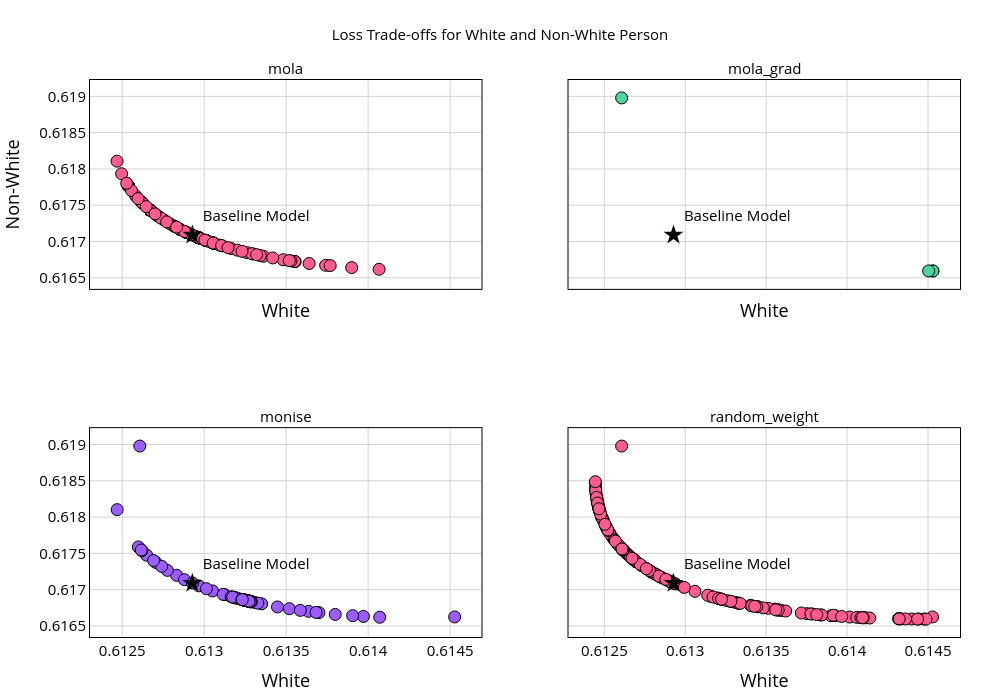

The notebook cell saved with this chart:
### Markdown cell above
### Color test

### Code cell
pareto_dict = {
        method: res["objectives"]
        for method, res in results.items()
        if "objectives" in res
    }

hypervolumes_dict = {
        method: res["hypervolume"]
        for method, res in results.items()
        if "hypervolume" in res
    }

colors_pareto = ['#FF5C8D', '#FF5C8D', '#FF5C8D']
colors_hv = ['#FF5C8D', '#FF5C8D', '#4BD6A0', '#9D5CFF']
axes_label = ["White", "Non-White"]

plot_pareto(methods=pareto_dict,
            labels=axes_label, 
            title=title,
            point=equal.objs,
            # color="#FF5C8D",
            fontsize=23,
            figsize=(10,7),
            save_path='images/2_objs_methods.pdf'
            )

plot_pareto_plotly(methods=pareto_dict,
            labels=axes_label, 
            title=title,
            point=equal.objs,
            # color="#FF5C8D",
            fontsize=15,
            figsize=(10,7),
            save_path='images/2_objs_methods_plotly.pdf'
            )
plot_multiple_hypervolumes(methods_hv=hypervolumes_dict)

### Figure 1 — Plotly figure (JSON) as saved in the notebook; plotly's stock layout.template omitted (floating-point values rounded to 4 significant figures; data arrays with more than 128 entries replaced by an {"elided": "..."} marker saying what was removed)
{"data": [{"marker": {"color": "#FF5C8D", "line": {"color": "black", "width": 1}, "size": 12}, "mode": "markers", "type": "scatter", "x": {"elided": "142 float values"}, "xaxis": "x", "y": {"elided": "142 float values"}, "yaxis": "y"}, {"marker": {"color": "black", "size": 15, "symbol": "star"}, "mode": "markers+text", "name": "Baseline Model", "text": ["Baseline Model"], "textposition": "top right", "type": "scatter", "x": [0.6129], "xaxis": "x", "y": [0.6171], "yaxis": "y"}, {"marker": {"color": "#4BD6A0", "line": {"color": "black", "width": 1}, "size": 12}, "mode": "markers", "type": "scatter", "x": [0.6145, 0.6145, 0.6145, 0.6126], "xaxis": "x2", "y": [0.6166, 0.6166, 0.6166, 0.619], "yaxis": "y2"}, {"marker": {"color": "black", "size": 15, "symbol": "star"}, "mode": "markers+text", "name": "Baseline Model", "text": ["Baseline Model"], "textposition": "top right", "type": "scatter", "x": [0.6129], "xaxis": "x2", "y": [0.6171], "yaxis": "y2"}, {"marker": {"color": "#9D5CFF", "line": {"color": "black", "width": 1}, "size": 12}, "mode": "markers", "type": "scatter", "x": {"elided": "150 float values"}, "xaxis": "x3", "y": {"elided": "150 float values"}, "yaxis": "y3"}, {"marker": {"color": "black", "size": 15, "symbol": "star"}, "mode": "markers+text", "name": "Baseline Model", "text": ["Baseline Model"], "textposition": "top right", "type": "scatter", "x": [0.6129], "xaxis": "x3", "y": [0.6171], "yaxis": "y3"}, {"marker": {"color": "#FF5C8D", "line": {"color": "black", "width": 1}, "size": 12}, "mode": "markers", "type": "scatter", "x": {"elided": "150 float values"}, "xaxis": "x4", "y": {"elided": "150 float values"}, "yaxis": "y4"}, {"marker": {"color": "black", "size": 15, "symbol": "star"}, "mode": "markers+text", "name": "Baseline Model", "text": ["Baseline Model"], "textposition": "top right", "type": "scatter", "x": [0.6129], "xaxis": "x4", "y": [0.6171], "yaxis": "y4"}], "layout": {"annotations": [{"font": {"color": "black", "size": 15}, "showarrow": false, "text": "mola", "x": 0.225, "xanchor": "center", "xref": "paper", "y": 1, "yanchor": "bottom", "yref": "paper"}, {"font": {"color": "black", "size": 15}, "showarrow": false, "text": "mola_grad", "x": 0.775, "xanchor": "center", "xref": "paper", "y": 1, "yanchor": "bottom", "yref": "paper"}, {"font": {"color": "black", "size": 15}, "showarrow": false, "text": "monise", "x": 0.225, "xanchor": "center", "xref": "paper", "y": 0.375, "yanchor": "bottom", "yref": "paper"}, {"font": {"color": "black", "size": 15}, "showarrow": false, "text": "random_weight", "x": 0.775, "xanchor": "center", "xref": "paper", "y": 0.375, "yanchor": "bottom", "yref": "paper"}], "font": {"color": "black", "size": 15}, "height": 700, "margin": {"b": 60, "l": 60, "r": 40, "t": 80}, "paper_bgcolor": "white", "plot_bgcolor": "white", "showlegend": false, "title": {"font": {"size": 15}, "text": "Loss Trade-offs for White and Non-White Person", "x": 0.5, "xanchor": "center"}, "width": 1000, "xaxis": {"anchor": "y", "domain": [0, 0.45], "gridcolor": "lightgray", "gridwidth": 1, "linecolor": "black", "linewidth": 1, "matches": "x3", "mirror": true, "showgrid": true, "showline": true, "showticklabels": false, "title": {"text": "White"}, "zeroline": false}, "xaxis2": {"anchor": "y2", "domain": [0.55, 1], "gridcolor": "lightgray", "gridwidth": 1, "linecolor": "black", "linewidth": 1, "matches": "x4", "mirror": true, "showgrid": true, "showline": true, "showticklabels": false, "title": {"text": "White"}, "zeroline": false}, "xaxis3": {"anchor": "y3", "domain": [0, 0.45], "gridcolor": "lightgray", "gridwidth": 1, "linecolor": "black", "linewidth": 1, "mirror": true, "showgrid": true, "showline": true, "title": {"text": "White"}, "zeroline": false}, "xaxis4": {"anchor": "y4", "domain": [0.55, 1], "gridcolor": "lightgray", "gridwidth": 1, "linecolor": "black", "linewidth": 1, "mirror": true, "showgrid": true, "showline": true, "title": {"text": "White"}, "zeroline": false}, "yaxis": {"anchor": "x", "domain": [0.625, 1], "gridcolor": "lightgray", "gridwidth": 1, "linecolor": "black", "linewidth": 1, "mirror": true, "showgrid": true, "showline": true, "title": {"text": "Non-White"}, "zeroline": false}, "yaxis2": {"anchor": "x2", "domain": [0.625, 1], "gridcolor": "lightgray", "gridwidth": 1, "linecolor": "black", "linewidth": 1, "matches": "y", "mirror": true, "showgrid": true, "showline": true, "showticklabels": false, "zeroline": false}, "yaxis3": {"anchor": "x3", "domain": [0, 0.375], "gridcolor": "lightgray", "gridwidth": 1, "linecolor": "black", "linewidth": 1, "mirror": true, "showgrid": true, "showline": true, "zeroline": false}, "yaxis4": {"anchor": "x4", "domain": [0, 0.375], "gridcolor": "lightgray", "gridwidth": 1, "linecolor": "black", "linewidth": 1, "matches": "y3", "mirror": true, "showgrid": true, "showline": true, "showticklabels": false, "zeroline": false}}}
